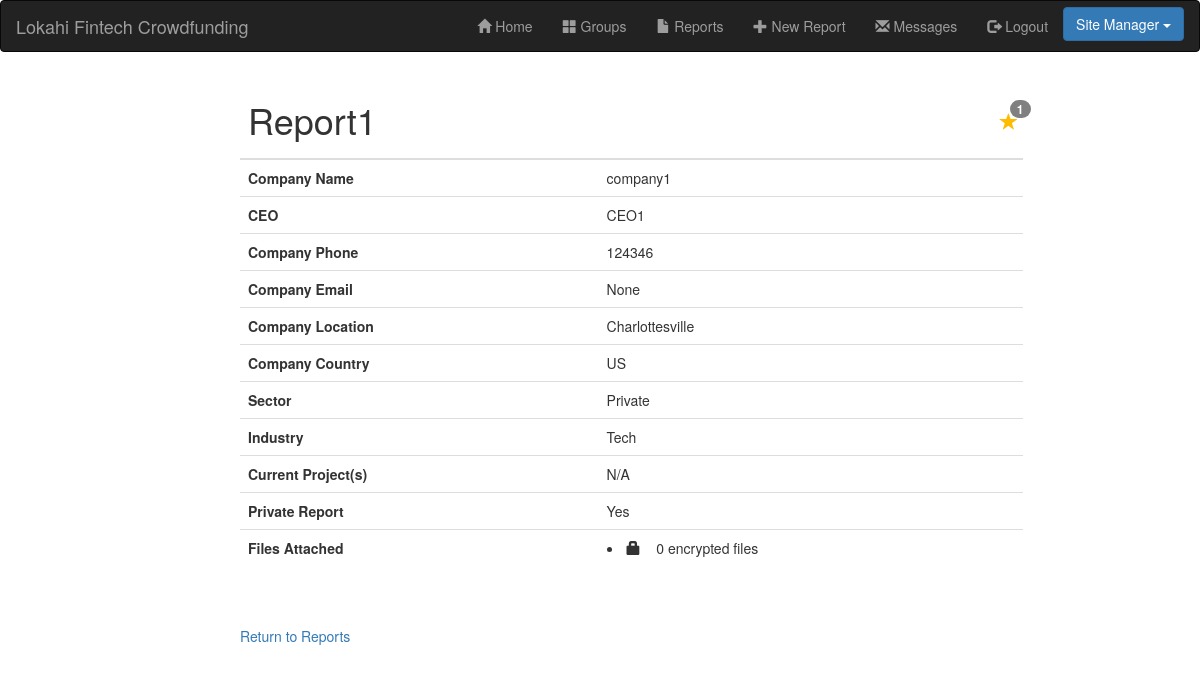
Page /app/report/1 (signed in) on the committed database.
### app/models.py (models this page shows, shortened)
class Report(models.Model):
    reportName = models.CharField(max_length=50, default="NO_NAME")
    companyUser = models.ForeignKey(User, on_delete=models.SET_NULL, null=True, blank=True, related_name="companyUser")
    timeStamp = models.DateTimeField(null=True, blank=True)
    companyName = models.CharField(max_length=50)
    companyCEO = models.CharField(max_length=50)
    companyPhone = models.CharField(max_length=12)
    companyEmail = models.CharField(max_length=50)
    companyLocation = models.CharField(max_length=50)
    companyCountry = models.CharField(max_length=3, choices=COUNTRY_CHOICES, default="US")
    sector = models.CharField(max_length=50)
    industry = models.CharField(max_length=50)
    currentProjects = models.CharField(max_length=200)
    accessType = models.CharField(max_length=7, choices=(("private", "private"), ("public", "public")), default="public")
    files = models.ManyToManyField(ReportFile, blank=True)
    stars = models.ManyToManyField(User, blank=True, related_name="starred")
    class Meta:
        permissions = (
            ('can_view_reports', "Can view reports"),
            ('can_change_reports', "Can change reports")
        )

### app/views.py (the view)
# urls.py: url(r'^report/(?P<pk>\d+)$', views.reportDetail.as_view(), name='report_detail'),
class reportDetail(generic.DetailView):
    model = Report
    context_object_name = 'report'
    template_name = 'report_detail.html'
    def get_queryset(self):
        queryset = super(reportDetail, self).get_queryset()
        if(self.request.user.groups.filter(name='Site Manager').exists() == False):
            queryset = queryset.filter(Q(accessType = "public") | Q(companyUser = self.request.user))
        return queryset

### app/templatetags/user_tags.py (called while the page is built)
@register.filter('has_group')
def has_group(user, group_name):
    groups = user.groups.all().values_list('name', flat=True)
    return True if group_name in groups else False

### app/templates/report_detail.html (shortened to what this page needs)
{% extends "base_generic.html" %}
{% block content %}
    {% if user.is_authenticated %}
    <table class="table table-hover table-responsive table-fixed">
        <thead>
          <tr>
            <th colspan="3" >
            <p id="detailStar">
                <a href="{% url 'star_report' report.id 'detail' %}">
                  {% if user in report.stars.all %}
                  <span id="star" class="glyphicon glyphicon-star" style="float:left;">
                  {% else %}
                  <span id="star" class="glyphicon glyphicon-star-empty" style="float:left;">
                  {% endif %}
                </a>
                <span class="badge badge-notify">
                    {{ report.stars.count }}
                </span>
              </p>
              <h1>{{ report.reportName }}</h1>
            </th>
          </tr>
        </thead>
        <tbody>
          <tr>
            <th scope="row">Company Name</th>
            <td colspan="2">{{ report.companyName }}</td>
          </tr>
          <tr>
            <th scope="row">CEO</th>
            <td colspan="2">{{ report.companyCEO }}</td>
          </tr>
          <tr>
            <th scope="row">Company Phone</th>
            <td colspan="2">{{ report.companyPhone }}</td>
          </tr>
          <tr>
            <th scope="row">Company Email</th>
            <td colspan="2">{{ report.companyEmail }}</td>
          </tr>
          <tr>
            <th scope="row">Company Location</th>
            <td colspan="2">{{ report.companyLocation }}</td>
          </tr>
          <tr>
            <th scope="row">Company Country</th>
            <td colspan="2">{{ report.companyCountry }}</td>
          </tr>
          <tr>
            <th scope="row">Sector</th>
            <td colspan="2">{{ report.sector }}</td>
          </tr>
          <tr>
            <th scope="row">Industry</th>
            <td colspan="2">{{ report.industry }}</td>
          </tr>
          <tr>
            <th scope="row">Current Project(s)</th>
            <td colspan="2">{{ report.currentProjects }}</td>
          </tr>
          <tr>
            <th scope="row">Private Report</th>
            <td colspan="2">{% if report.accessType == "private" %} Yes {% else %} No {% endif %}</td>
          </tr>
          <tr>
            <th scope="row">Files Attached</th>
            <td colspan="2">
                <li id="encryptedFiles">
                    <span class="glyphicon glyphicon-lock"></span>
                    <div id="encCount" style="display:inline">0</div>
                </li>
            </td>
          </tr>
        </tbody>
      </table>
        <br><br>
        <a href="{% url 'reports'%}?next={{request.path}}">Return to Reports</a>
    {% else %}
        <p>Your account doesn't have access to this page. To proceed,
        please login with an account that has access.</p>
    {% endif %}
{% endblock %}

### app/static/css/styles.css (style rules this page uses)
.badge-notify { background:grey; position:relative; top: -15px; left: -20px; margin-right: -13px; min-width: 6px; }
#star { color: rgb(255, 187, 0); font-size: 18px; }
#detailStar { position: absolute; float:right; right:0px; top:40px; }

### rows in the picture
Report: stars.count "1", reportName "Report1", companyName "company1", companyCEO "CEO1", companyPhone "124346", companyEmail "None", companyLocation "Charlottesville", companyCountry "US", sector "Private", industry "Tech", currentProjects "N/A"
